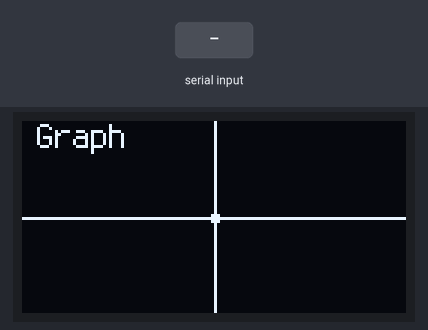
Bench run of a program on a simulated Raspberry Pi Pico running CircuitPython. Parts: 128×64 one-colour display. The test bench sets the inputs (shaded band). What the program prints to the serial console is not drawn.

Above: at 1.2 s.
1.3 s: "0" typed at the serial console, then Enter
Timing chart, 0 to 4.3 s (numbered marks = the images above; inputs shaded):
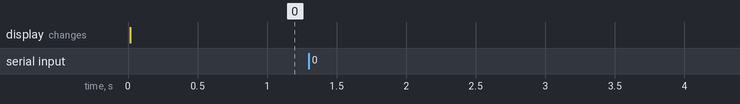

The program:

Landing_Area_Part_3__More_Data__.py
```python
import adafruit_display_shapes
import busio
import board
import time
import digitalio
from adafruit_display_text import label
import adafruit_displayio_ssd1306
import terminalio
import displayio
import adafruit_mpl3115a2
from adafruit_display_shapes.triangle import Triangle
from adafruit_display_shapes.line import Line
from adafruit_display_shapes.circle import Circle

displayio.release_displays()

sda_pin = board.GP14
scl_pin = board.GP15

splash = displayio.Group()

i2c = busio.I2C(scl_pin, sda_pin)
display_bus = displayio.I2CDisplay(i2c, device_address=0x3d, reset=board.GP16)
display = adafruit_displayio_ssd1306.SSD1306(display_bus, width=128, height=64)

x1 = 0
x2 = 0
x3 = 0
y1 = 0
y2 = 0
y3 = 0

title = "Graph"
text_area = label.Label(terminalio.FONT, text=title, color=0xFFFF00, x=5, y=5)
splash.append(text_area)
display.show(splash)

def triangle(x1, y1, x2, y2, x3, y3):
    try:
        sametriangle = False
        if Input == Input:
            sametriangle = True
        pointArray = Input.split(",")
        x1 = float(pointArray[0])
        y1 = float(pointArray[1])
        x2 = float(pointArray[2])
        y2 = float(pointArray[3])
        x3 = float(pointArray[4])
        y3 = float(pointArray[5])

        triangle = Triangle(int(x1) + 64, 32 - int(y1), int(x2) + 64, 32 - int(y2), int(x3) + 64, 32 - int(y3), outline=0xFFFFFF)
        if sametriangle == True:

            p = (abs(x1*(y2-y3)+x2*(y3-y1)+x3*(y1-y2)))/2.0
            return p
    except:
        print("Uh Oh. Do it again.")
        p = 0
        return p


while True:
    vline = Line(64, 0, 64, 64, color=0xFFFFFF)
    hline = Line(0, 32, 128, 32, color=0xFFFFFF)
    circle = Circle(64, 32, 2, outline=0xFFFFFF)
    splash.append(circle)
    splash.append(hline)
    splash.append(vline)
    Input = input("Points: ")

    area = triangle(x1, y1, x2, y2, x3, y3)

    if area == 0:
        print("Are you sure thats a triangle?")
        continue
    else:
        print("Here is yo area! " + str(area))
```

Measured:
- after the input at 1.3 s, every drawn part: stays the same
